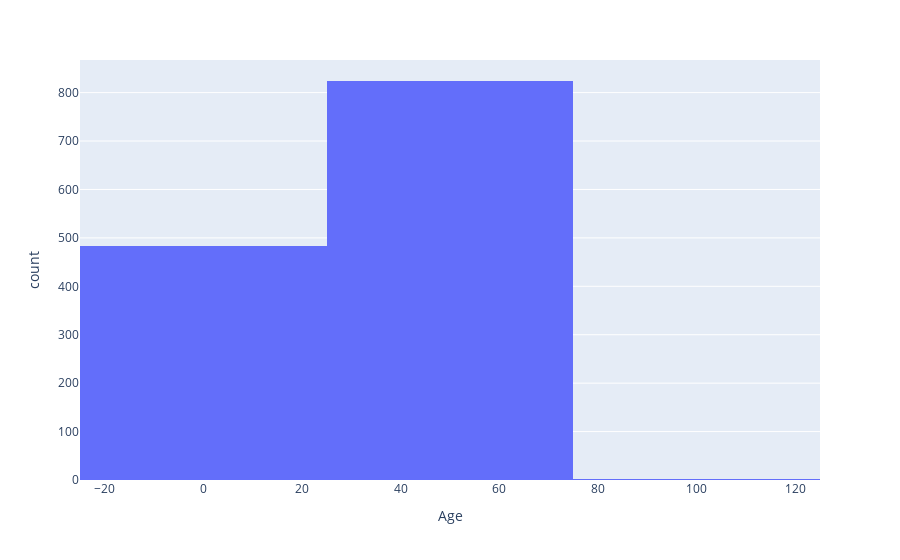

Source (notebook cell):
### Code cell
fig = px.histogram(titanic, x="Age",nbins=2)
fig.show()

### Figure 1 — Plotly figure (JSON) as saved in the notebook; plotly's stock layout.template omitted (floating-point values rounded to 4 significant figures; data arrays with more than 128 entries replaced by an {"elided": "..."} marker saying what was removed)
{"data": [{"alignmentgroup": "True", "bingroup": "x", "hovertemplate": "Age=%{x}<br>count=%{y}<extra></extra>", "legendgroup": "", "marker": {"color": "#636efa", "pattern": {"shape": ""}}, "name": "", "nbinsx": 2, "offsetgroup": "", "orientation": "v", "showlegend": false, "type": "histogram", "x": {"elided": "1309 float values"}, "xaxis": "x", "yaxis": "y"}], "layout": {"barmode": "relative", "legend": {"tracegroupgap": 0}, "margin": {"t": 60}, "xaxis": {"anchor": "y", "domain": [0, 1], "title": {"text": "Age"}}, "yaxis": {"anchor": "x", "domain": [0, 1], "title": {"text": "count"}}}}
